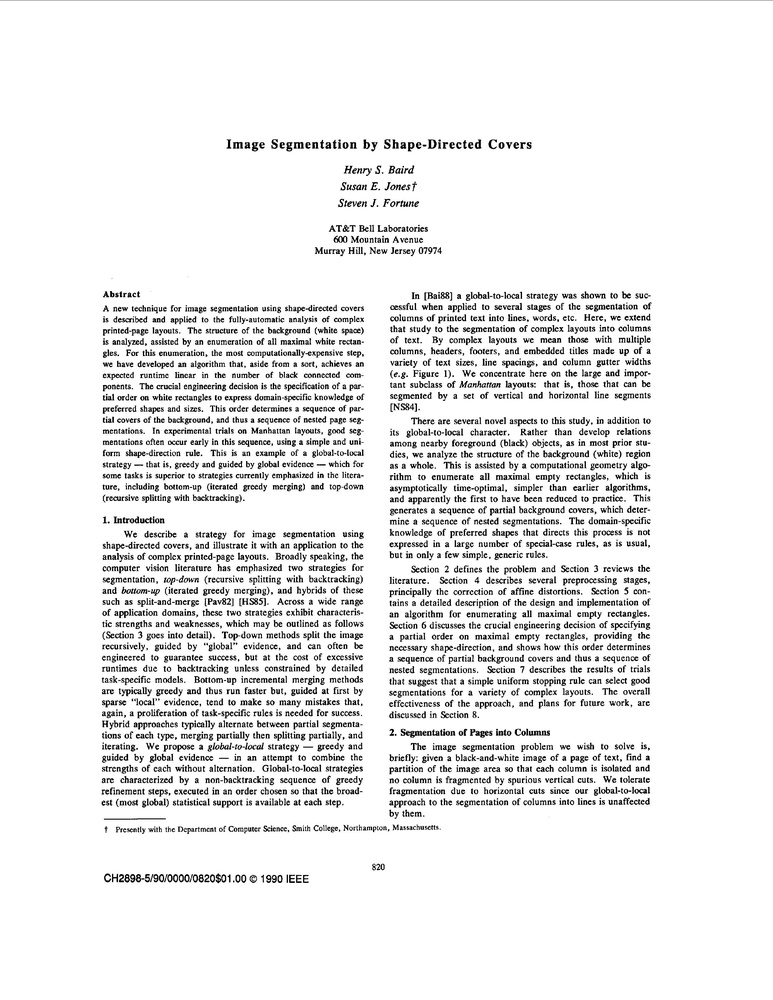
%> input picture testim/001.jpg, 773 x 1000 px, shrunk from 2553 x 3304 before the run
$ octave --eval "result = oCCReduce(imread('../testim/001.jpg'));"   (GNU Octave 9; MATLAB toolbox functions it lacks are replaced by stand-ins)
%> lines starting %> are read from the running program, lines starting %| are printed output that depends on the picture; in (x1, y1, x2, y2) boxes, pixels count from 0 and x2, y2 are one past the last pixel; in counts of white or black regions, pixels touching at a corner belong together; the program's own positions count from 1
%% Output
% [8 lines of commented-out code are left out]


function [reducedBoxTopLeft,...
          reducedBoxTop,...
          figmask,...
          boundingBox,...
          CCLoc,...
          downFactor] = oCCReduce( input_image )
% find connected components and returns:
% - image with filled boxes in place of all characters
% - vector with [xmin, xmax, ymin, ymax]
%

%% Constants
figAreaThresh = 0.001; %CC bigger than 0.1% of image is probably an image

%% First Dilate
% [12 lines of commented-out code are left out]
input_image_dilate = input_image;
%> input_image_dilate is the input picture: size 1000x773x3 uint8; min 0, max 255, mean 236.8

%% Find rectangles
CC = bwconncomp(~input_image_dilate,4);
%> CC = 6465 connected components
CCLoc = zeros(CC.NumObjects,4);
boundingBox = ones(size(input_image_dilate));
figmask = zeros(size(input_image_dilate));
reducedBoxTopLeft = ones(size(input_image_dilate));
reducedBoxTop = ones(size(input_image_dilate));
for n = 1:CC.NumObjects
   [i,j] = ind2sub(size(input_image_dilate), CC.PixelIdxList{n});
   CCLoc(n,1) = min(j);% + ceil(dilatewidth/2); %undo dilation at edge
   CCLoc(n,2) = max(j);% - ceil(dilatewidth/2);
   CCLoc(n,3) = min(i);
   CCLoc(n,4) = max(i);
   % for boundingBox rect
   boundingBox(CCLoc(n,3):CCLoc(n,4),[CCLoc(n,1),CCLoc(n,2)]) = 0;
   boundingBox([CCLoc(n,3),CCLoc(n,4)],CCLoc(n,1):CCLoc(n,2)) = 0;
   % for filled rect: boundingBox(min(i):max(i),min(j):max(j)) = 0;
   if (CCLoc(n,2)-CCLoc(n,1))*(CCLoc(n,4)-CCLoc(n,3)) > ...
           figAreaThresh*(prod(size(input_image_dilate)))
       figmask(CCLoc(n,3):CCLoc(n,4),CCLoc(n,1):CCLoc(n,2)) = 1;
   end
   reducedBoxTopLeft(CCLoc(n,3),[CCLoc(n,1):CCLoc(n,2)]) = 0;
   reducedBoxTopLeft(CCLoc(n,3):CCLoc(n,4),CCLoc(n,1)) = 0;
   reducedBoxTop(CCLoc(n,3),[CCLoc(n,1):CCLoc(n,2)]) = 0;
end
%> this loop made 6465 passes
%> (i, j) on passes 1 to 3: (803, 103), (413, 104), (431, 104)
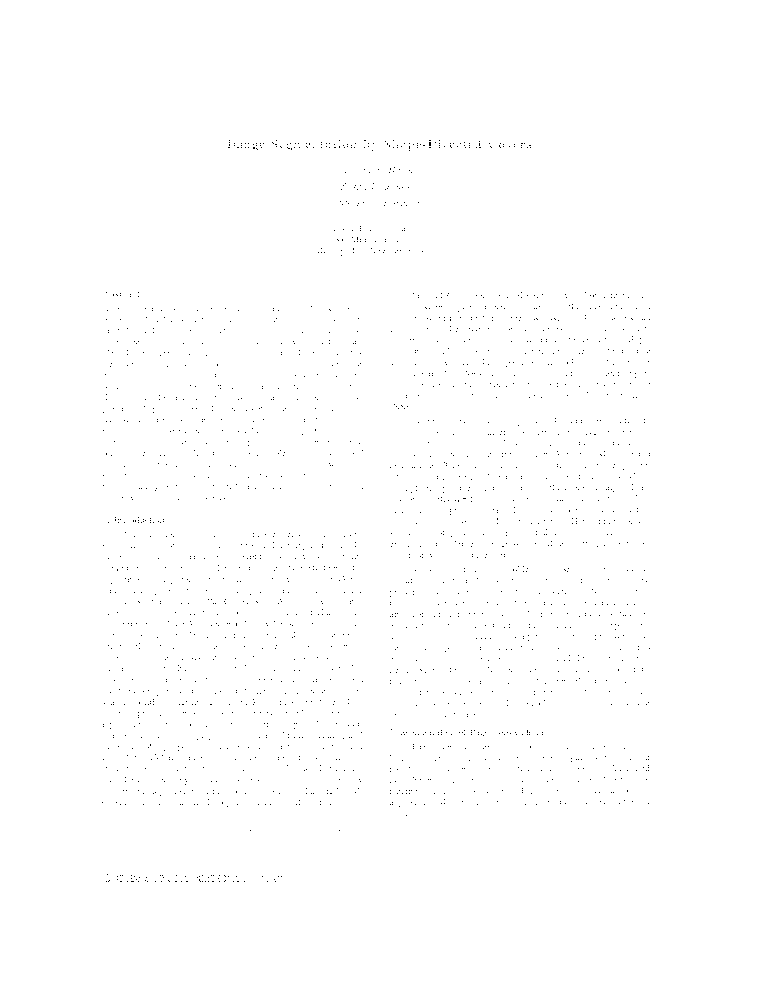
%> boundingBox: size 1000x773x3 double; values 0 (black) and 1 (white), 99.7% white; black in thin lines or dots, all inside (x1, y1, x2, y2) = (102, 140, 650, 882)
%> figmask: size 1000x773x3 double; every value is 0


%% Downsample everything so that the largest dimension is around 800
downFactor = max(1,floor(max(size(input_image))/800));
%> downFactor = 1

imBig = ~imdilate(~reducedBoxTopLeft,ones(downFactor));
reducedBoxTopLeft = imBig(1:downFactor:end,1:downFactor:end);
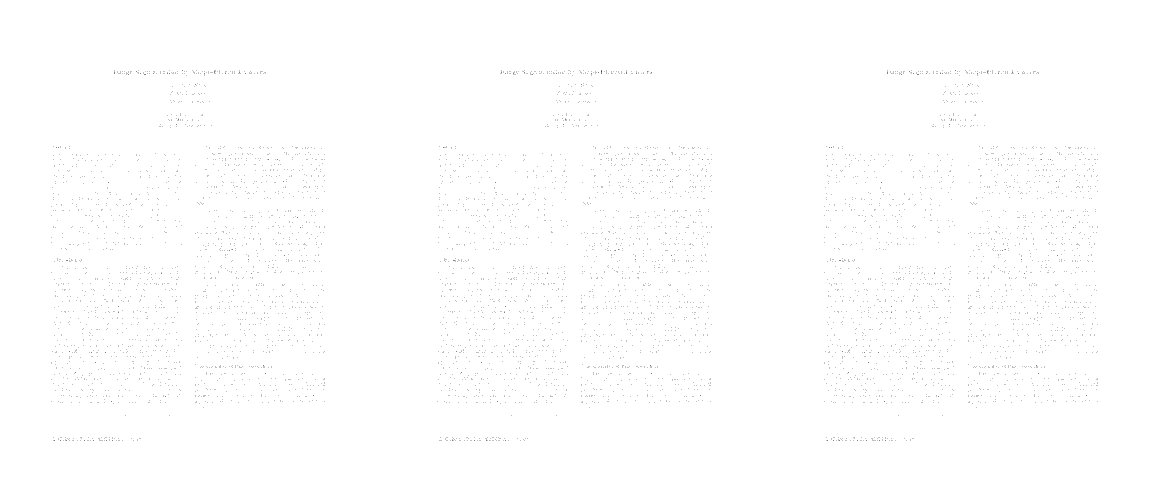
%> reducedBoxTopLeft: size 1000x2319 logical (shown at 1/2 size); 99.7% white; black in thin lines or dots, all inside (x1, y1, x2, y2) = (102, 140, 2196, 882)

imBig = ~imdilate(~reducedBoxTop,ones(downFactor));
reducedBoxTop = imBig(1:downFactor:end,1:downFactor:end);

imBig = ~imdilate(~boundingBox,ones(downFactor));
boundingBox = imBig(1:downFactor:end,1:downFactor:end);

end

$ run again, on testim/002.jpg
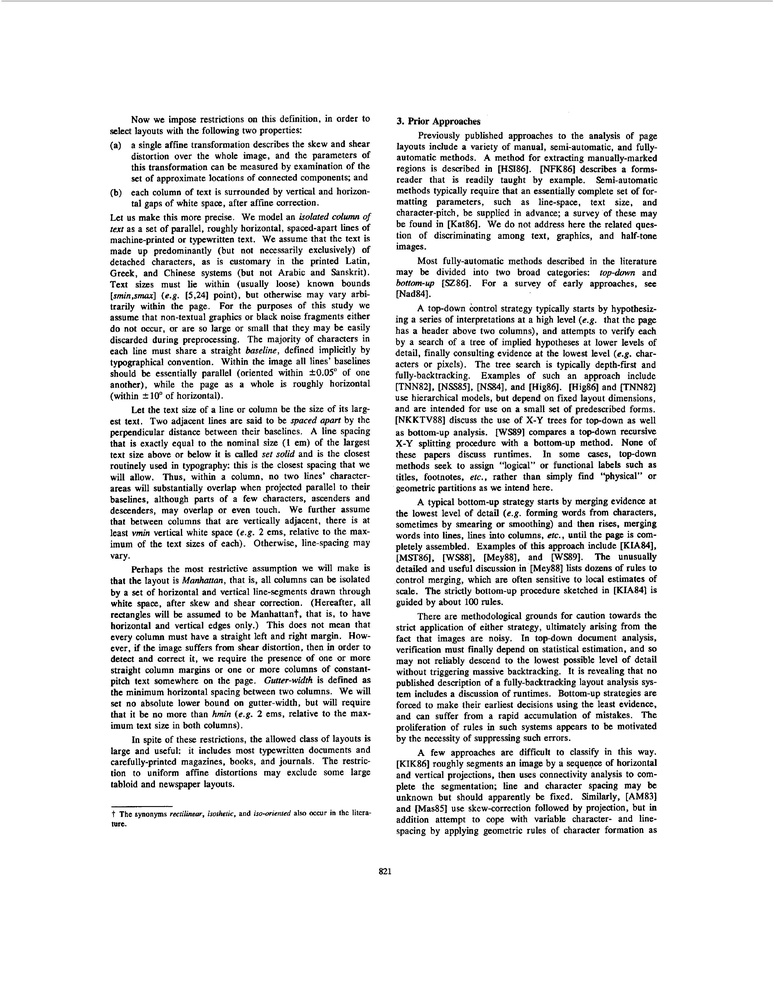
%> input picture testim/002.jpg, 774 x 1000 px, shrunk from 2563 x 3311 before the run
%> in oCCReduce, input_image_dilate is the input picture: size 1000x774x3 uint8; min 0, max 255, mean 231.5
%> CC = 9912 connected components
%> the loop in oCCReduce, `for n = 1:CC.NumObjects` made 9912 passes
%> (i, j) on passes 1 to 3: (216, 112), (220, 112), (240, 112)
%> after the loop in oCCReduce, `for n = 1:CC.NumObjects`:
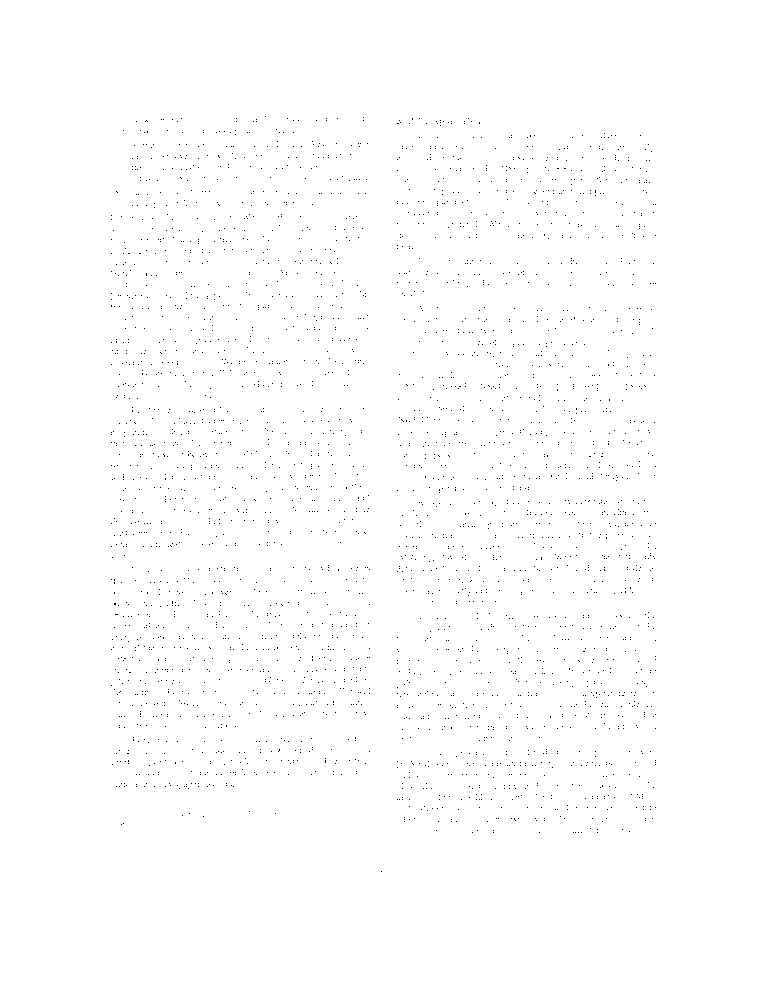
%> boundingBox: size 1000x774x3 double; values 0 (black) and 1 (white), 99.6% white; black in thin lines or dots, all inside (x1, y1, x2, y2) = (111, 116, 656, 872)

$ run again, on testim/003.jpg
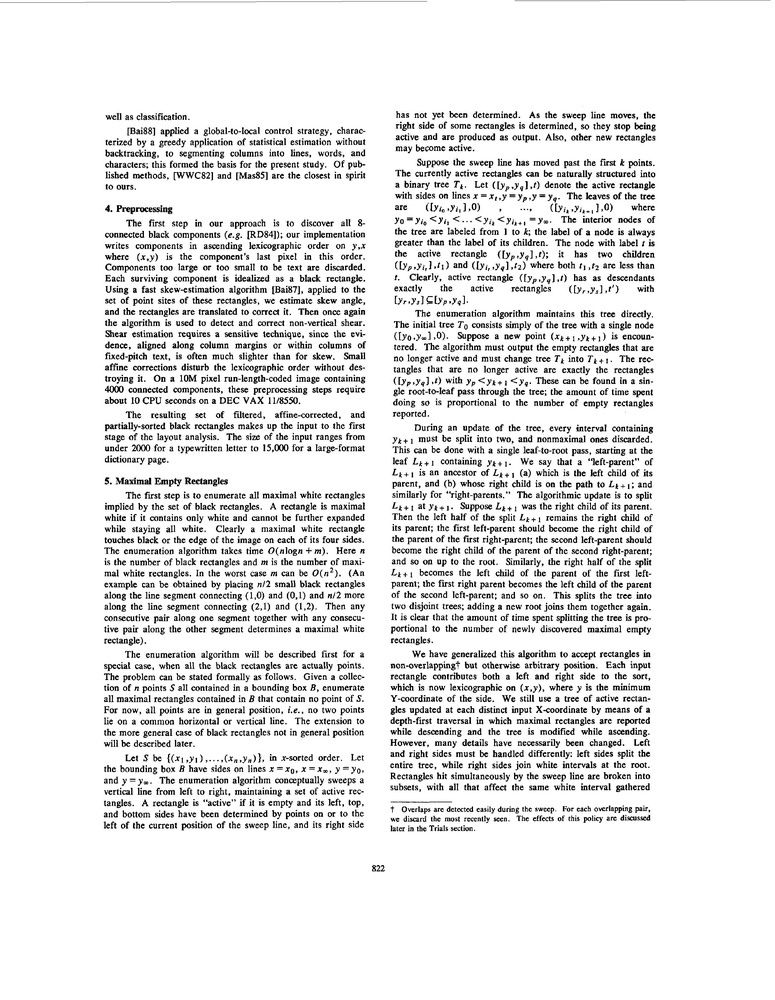
%> input picture testim/003.jpg, 775 x 1000 px, shrunk from 2569 x 3313 before the run
%> in oCCReduce, input_image_dilate is the input picture: size 1000x775x3 uint8; min 0, max 255, mean 232.8
%> CC = 8460 connected components
%> the loop in oCCReduce, `for n = 1:CC.NumObjects` made 8460 passes
%> (i, j) on passes 1 to 3: (370, 106), (437, 106), (481, 106)
%> after the loop in oCCReduce, `for n = 1:CC.NumObjects`:
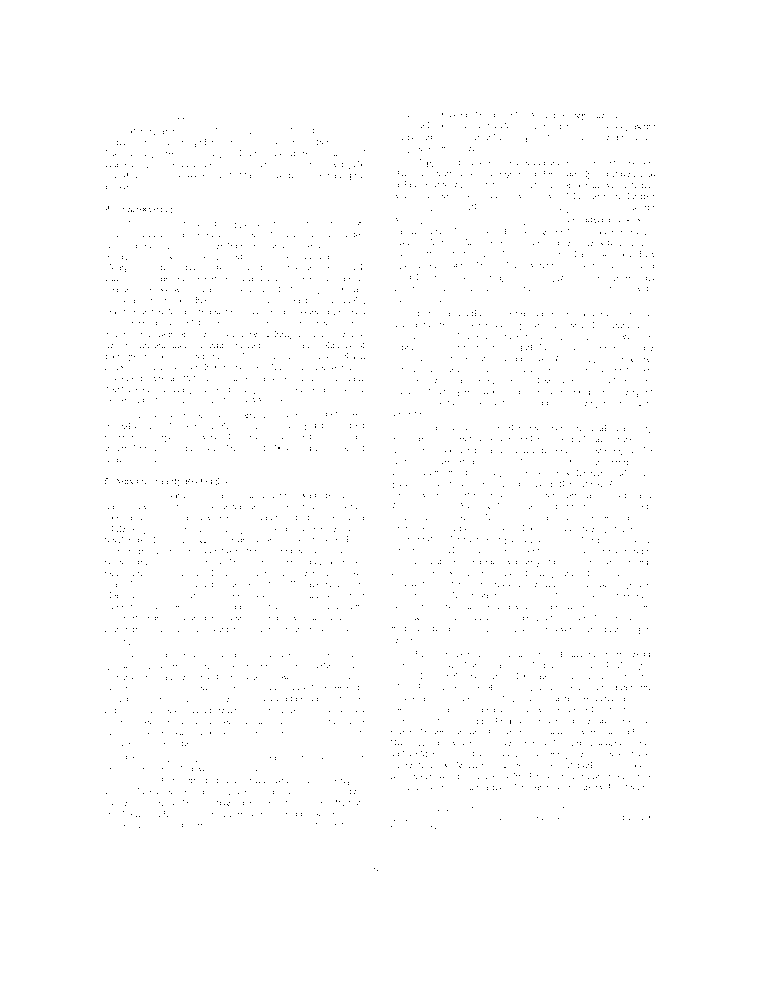
%> boundingBox: size 1000x775x3 double; values 0 (black) and 1 (white), 99.6% white; black in thin lines or dots, all inside (x1, y1, x2, y2) = (105, 112, 655, 871)
